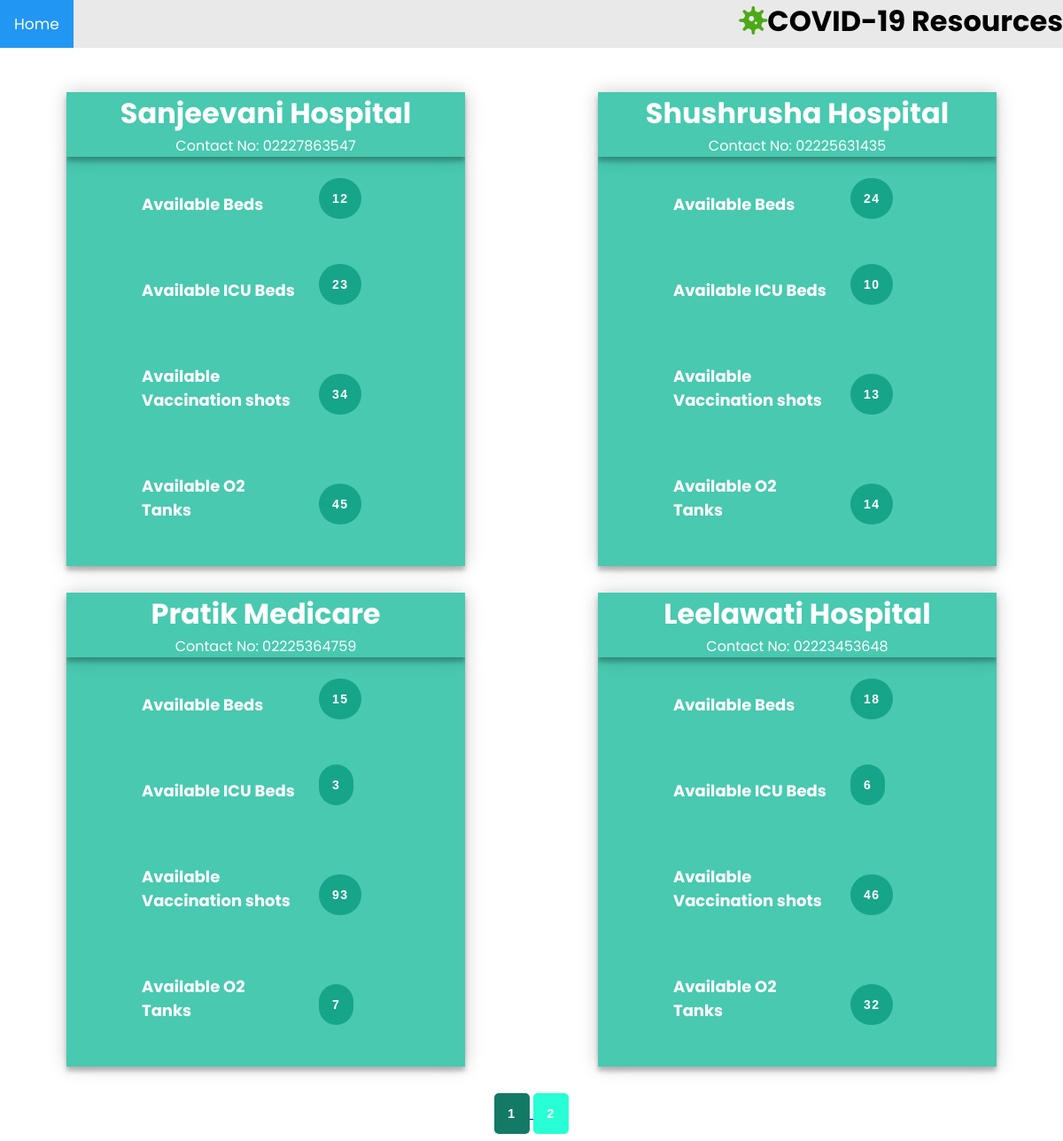
Page /resources on the committed database.
### Coronaweb/models.py (models this page shows, shortened)
class Hospital(db.Model):
    id = db.Column(db.Integer, primary_key=True)
    name = db.Column(db.String(50), nullable=False)
    email = db.Column(db.String(120), nullable=False, unique=True)
    contact = db.Column(db.String(12), nullable=False, unique=True)
    address = db.Column(db.String(1000), nullable=False)
    password = db.Column(db.String(60), nullable=False)
    beds = db.Column(db.Integer, default=0)
    icubed = db.Column(db.Integer, default=0)
    oxygen = db.Column(db.Integer, default=0)
    vaccine = db.Column(db.Integer, default=0)

### Coronaweb/routes.py (the view)
@app.route('/resources')
def resources():
    page = request.args.get('page', 1, type=int)
    hospitals = Hospital.query.paginate(page=page, per_page=4)
    return render_template('hospitals.html', hospitals=hospitals)

### Coronaweb/templates/hospitals.html (shortened to what this page needs)
<!DOCTYPE html>
<html>
    <head>
        <link rel="stylesheet" href="{{ url_for('static', filename='stylesheet.css') }}">
        <link
            rel="stylesheet"
            href="https://use.fontawesome.com/releases/v5.15.1/css/all.css"
        >
    </head>
    <body class = 'rd-body'>
        <div class="topnav">
            <a class="active" href="{{ url_for('home') }}"> Home </a>
            <div class="login-container">
              <h1>
                <i class="fas fa-virus fa-1x mr-3 fa-pulse" id = virus></i>COVID-19 Resources
              </h1>
            </div>
        </div>
        <br><br>
        {%for hospital in hospitals.items %}
        <div class =Hospital>
            <div class = rd-Resource_display>
                <label><h1>{{ hospital.name }}</h1></label>
                <label class ="rd-contact"> Contact No: </label>
                <label class = "rd-no"> {{ hospital.contact }} </label>
            </div>
                <div class = rd-main>
                    <form action="">
                        <div id = "name">
                            <h2 class ="rd-name"> Available Beds </h2>
                            <label class = "rd-Available_beds"> {{hospital.beds}} </label><br>
                        </div>
                            <h2 class ="rd-name"> Available ICU Beds </h2>
                            <label class = "rd-ICU_beds"> {{ hospital.icubed }} </label> <br>
                            <h2 class= rd-name> Available Vaccination shots</h2>
                            <label class = "rd-vaccines"> {{ hospital.vaccine }} </label> <br>
                            <h2 class= rd-name> Available O2 Tanks</h2>
                            <label class = "rd-o2"> {{ hospital.oxygen }} </label> <br>
                    </form>
                </div>
        </div>
        {% endfor %}
        <div class="loop-buttons">
            {% for page_num in hospitals.iter_pages(left_edge=1, right_edge=1, left_current=1, right_current=2) %}
                {% if page_num %}
                    {% if hospitals.page == page_num %}
                        <a href="{{ url_for('resources', page=page_num) }}">
                            <button class = loop-b2>{{ page_num }}</button>
                        </a>
                    {% else %}
                        <a href="{{ url_for('resources', page=page_num) }}">
                            <button class = loop-b1>{{ page_num }} </button>
                        </a>
                    {% endif %}
                {% else %}
                ...
                {% endif %}
            {% endfor %}
        </div>
    </body>
</html>

### Coronaweb/static/stylesheet.css (style rules this page uses)
* { margin: 0; padding: 0; }
* { box-sizing: border-box; }
.topnav { overflow: hidden; background-color: #e9e9e9; }
.topnav a { float: left; display: block; color: black; text-align: center; padding: 14px 16px; text-decoration: none; font-size: 17px; }
.topnav a.active { background-color: #2196F3; color: white; }
.topnav .login-container { float: right; }
html, body { height: 100%; width: 100%; font-family: "Poppins", sans-serif; }
h1, h2, h3, h4, h4, h5, h6 { font-weight: 700; }
header i , #virus { color: rgb(76, 169, 23); }
button { margin-left: 400px; width: 300px; font-family: "Titillium Web", sans-serif; font-size: 14px; font-weight: bold; letter-spacing: .1em; outline: 0; background: #17a589; border: 0; border-radius:30px; padding: 15px; color: #FFFFFF; -webkit-transition: all 0.3 ease; transition: all 0.3 ease; cursor: pointer; transition: all 0.2s; }
h1 { text-align: center; }
.rd-body { background-image: url('https://ordinaryfaith.net/wp-content/uploads/2016/03/Gray-plain-website-background.jpg'); background-repeat: inherit; background-size: auto; background-position: center; }
form { padding: 10px; }
#name { width: 100%; }
.Hospital { display: block; float: left; width: 50%; }
.rd-name { margin: 30px auto auto 75px; width: 175px; color: white; font-size: 18px; font-weight: 700; }
.rd-Resource_display { width: 450px; margin: auto; color: #FFFFFF; padding: 10px 0px 20px 0 px; text-align: center; position: relative; z-index: 1; background-color: #48c9b0; box-shadow: 0 0 20px 0 rgba(0, 0, 0, 0.2), 0 5px 5px 0 rgba(0, 0, 0, 0.24); }
.rd-main { width: 450px; margin: auto; margin-bottom: 30px; background-color: #48c9b0; box-shadow: 0 0 20px 0 rgba(0, 0, 0, 0.2), 0 5px 5px 0 rgba(0, 0, 0, 0.24); }
.rd-Available_beds, .rd-ICU_beds, .rd-vaccines, .rd-o2 { position: relative; left: 275px; top: -40px; line-height: 40px; width: 300px; padding: 0 22px; font-size: 16px; color: white; font-family: "Titillium Web", sans-serif; font-size: 14px; font-weight: bold; letter-spacing: .1em; outline: 0; background: #17a589; width: 40px; border-radius:30px; margin: 0px 0px 8px; padding: 15px; color: #FFFFFF; }
.loop-b1 { font-family: "Titillium Web", sans-serif; font-size: 14px; font-weight: bold; letter-spacing: .1em; outline: 0; background: #28ffd4; width: 40px; border-radius:5px; margin: 0px 0px 8px; padding: 15px; color: #ffffff; }
.loop-b2 { font-family: "Titillium Web", sans-serif; font-size: 14px; font-weight: bold; letter-spacing: .1em; outline: 0; background: #137a66; width: 40px; border-radius:5px; margin: 0px 0px 8px; padding: 15px; color: #ffffff; }
.loop-buttons { text-align: center; }

### rows in the picture
Hospital: name "Sanjeevani Hospital", contact "02227863547", beds "12", icubed "23", vaccine "34", oxygen "45"
Hospital: name "Shushrusha Hospital", contact "02225631435", beds "24", icubed "10", vaccine "13", oxygen "14"
Hospital: name "Pratik Medicare", contact "02225364759", beds "15", icubed "3", vaccine "93", oxygen "7"
Hospital: name "Leelawati Hospital", contact "02223453648", beds "18", icubed "6", vaccine "46", oxygen "32"

### other values in the picture
{{ page_num }} "1"
{{ page_num }} "2"
